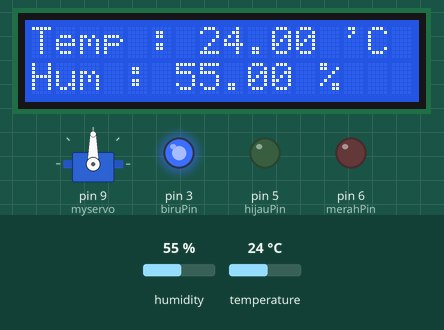
Recording of a sketch running on a simulated Arduino Uno, built with avr-gcc and run on an emulated ATmega328P. On the bench: servo, 16×2 character LCD, output pins drawn as LEDs (lit = HIGH). The inputs (shaded band) are chosen by the test bench; at power-on: temperature 24 °C, humidity 55 %.

Above: at 1.2 s.
1.3 s: temperature set to 33 °C
At 3.0 s:
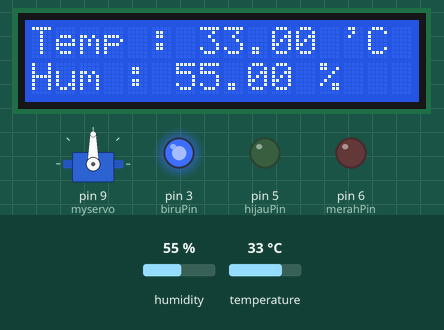
4.1 s: temperature set to 36 °C
At 7.2 s:
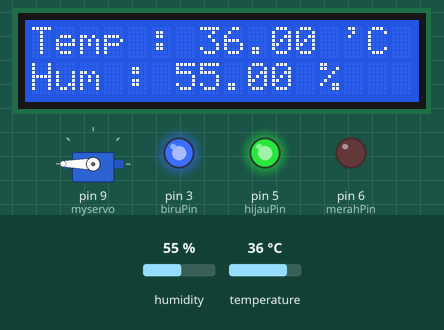
8.0 s: temperature set to 12 °C
At 9.07 s:
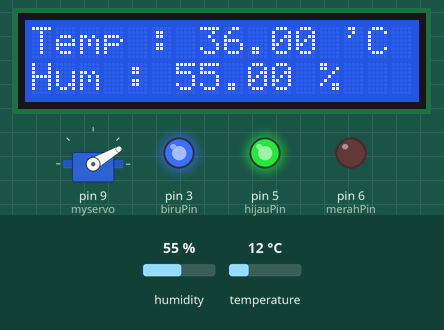
14.1 s: temperature set to 41 °C
At 17.8 s:
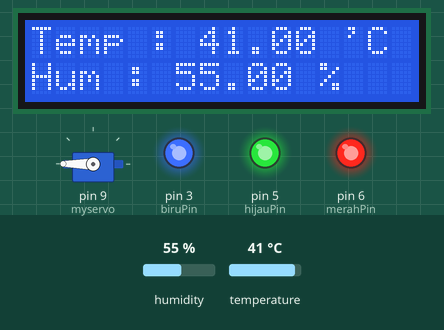
19.7 s: temperature set to 38 °C
At 24.2 s:
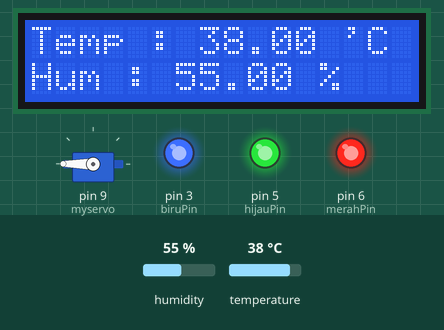
25.8 s: temperature set to 19 °C
At 26.09 s:
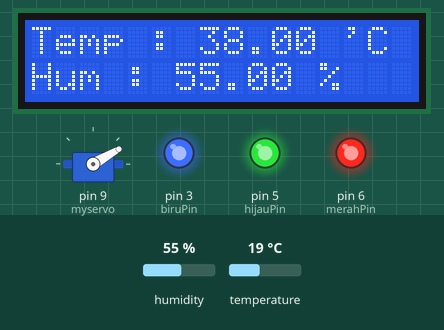
Timing chart, 0 to 28.8 s (numbered marks = the images above; inputs shaded):
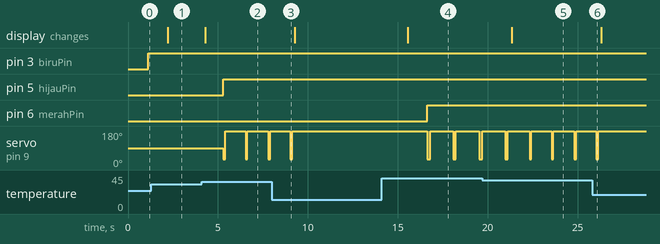

The sketch:

ANISAH.ino
```cpp
#include <Servo.h>
#include <Wire.h>
#include <LiquidCrystal_I2C.h>
#include "DHT.h"
Servo myservo;
LiquidCrystal_I2C lcd(0x27, 16, 2);
int merahPin = 6; //nama alias pin 6 sebagai merahPin
int hijauPin = 5; //nama alias pin 5 sebagai hijaupin
int biruPin = 3; //nama alias pin 3 sebagai biruPin
int tunda = 1; // satuan dalam milisecond
#define DHTPIN A3
#define DHTTYPE DHT11

DHT dht(DHTPIN, DHTTYPE);

void setup() {
  myservo.attach(9);
  Serial.begin(9600);
  lcd.init();
  lcd.backlight();
  lcd.clear();
  lcd.setCursor(0,0);
  lcd.print("Sensor DHT11");
  dht.begin();
  pinMode(merahPin, OUTPUT);
  pinMode(hijauPin, OUTPUT);
  pinMode(biruPin, OUTPUT);
}

void loop() {
  lcd.clear();
  float h = dht.readHumidity();
  float t = dht.readTemperature();

  lcd.setCursor(0,0);
  lcd.print("Temp : ");
  lcd.print(t);
  lcd.print(" 'C");
  lcd.setCursor(0,1);
  lcd.print("Hum : ");
  lcd.print(h);
  lcd.print(" %");
  delay(1000);

    if (t >= 40) {
    delay(100);
    digitalWrite(merahPin, LOW);
    delay(tunda);
    digitalWrite(merahPin, HIGH);
    myservo.write(30);
    delay(150);
    myservo.write(180);
    delay(150);
    myservo.write(270); }

  else if (t <=40, t >= 35){
    digitalWrite(hijauPin, LOW);
    delay(tunda);
    digitalWrite(hijauPin, HIGH);
    myservo.write(30);
    delay(100);
    myservo.write(180);
    delay(100);
    myservo.write(270);
    }
  else {
    digitalWrite(biruPin, LOW);
    delay(tunda);
    digitalWrite(biruPin, HIGH);
}
}
```

Measured:
- the behaviour switches between 34 and 35 °C on temperature (found by bisection; images 1 and 2)
- after the input at 1.3 s, the display: changes after 0.92 s (image 1)
- after the input at 4.1 s, pin 5 (hijauPin): LOW → HIGH after 1.2 s; servo on pin 9 (myservo): alternates 180° for 1.1 s and 30° for 0.10 s, starting after 1.2 s; the display: changes after 0.21 s (image 2)
- after the input at 8.0 s, servo on pin 9 (myservo): goes on until 9.1 s, then stays 180°
- after the input at 14.1 s, pin 6 (merahPin): LOW → HIGH after 2.5 s; servo on pin 9 (myservo): alternates 180° for 1.3 s and 30° for 0.15 s, starting after 2.5 s; the display: changes after 1.4 s (image 4)
- after the input at 19.7 s, the display: changes after 1.6 s (image 5)
- after the input at 25.8 s, servo on pin 9 (myservo): goes on until 26.1 s, then stays 180°
